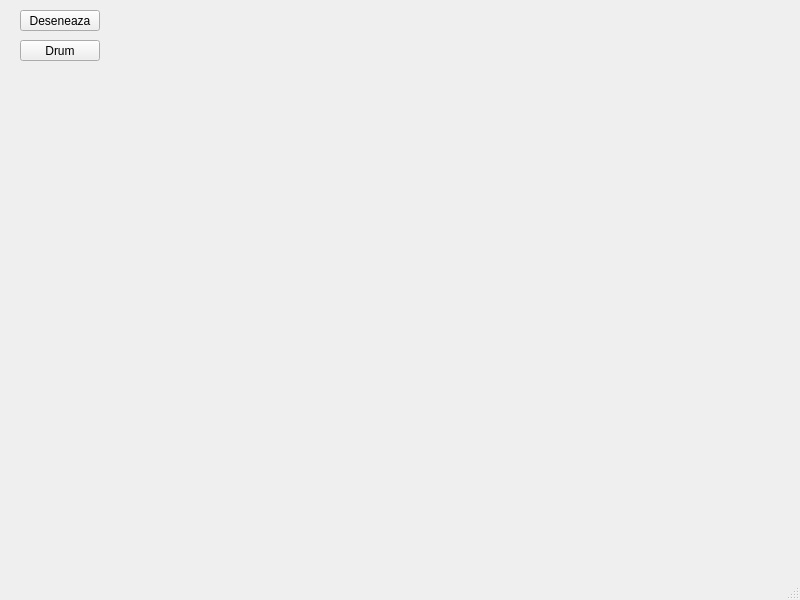
<?xml version="1.0" encoding="UTF-8"?>
<ui version="4.0">
 <class>MainWindow</class>
 <widget class="QMainWindow" name="MainWindow">
  <property name="geometry">
   <rect>
    <x>0</x>
    <y>0</y>
    <width>800</width>
    <height>600</height>
   </rect>
  </property>
  <property name="windowTitle">
   <string>MainWindow</string>
  </property>
  <widget class="QWidget" name="centralwidget">
   <widget class="QPushButton" name="pushButton">
    <property name="geometry">
     <rect>
      <x>20</x>
      <y>10</y>
      <width>80</width>
      <height>21</height>
     </rect>
    </property>
    <property name="text">
     <string>Deseneaza</string>
    </property>
   </widget>
   <widget class="QPushButton" name="pushButton_2">
    <property name="geometry">
     <rect>
      <x>20</x>
      <y>40</y>
      <width>80</width>
      <height>21</height>
     </rect>
    </property>
    <property name="text">
     <string>Drum</string>
    </property>
   </widget>
  </widget>
  <widget class="QMenuBar" name="menubar">
   <property name="geometry">
    <rect>
     <x>0</x>
     <y>0</y>
     <width>800</width>
     <height>20</height>
    </rect>
   </property>
  </widget>
  <widget class="QStatusBar" name="statusbar"/>
 </widget>
 <resources/>
 <connections/>
</ui>
